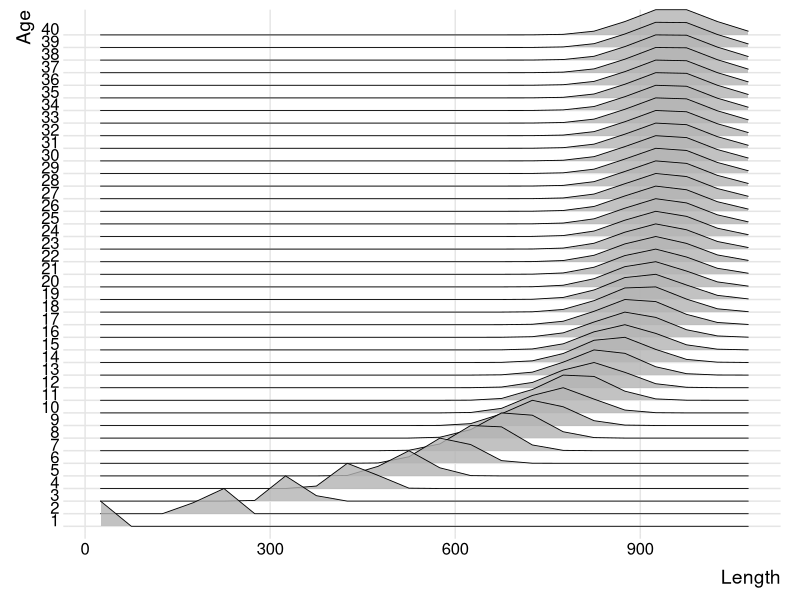
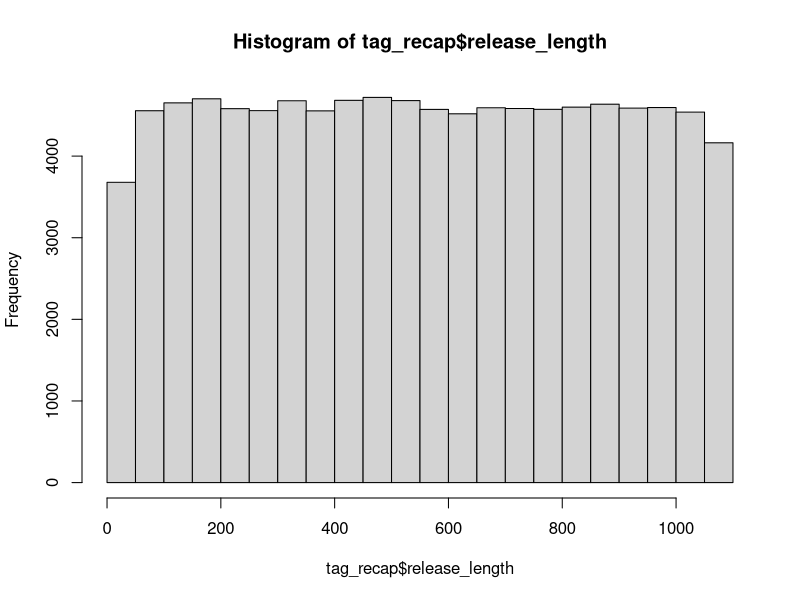
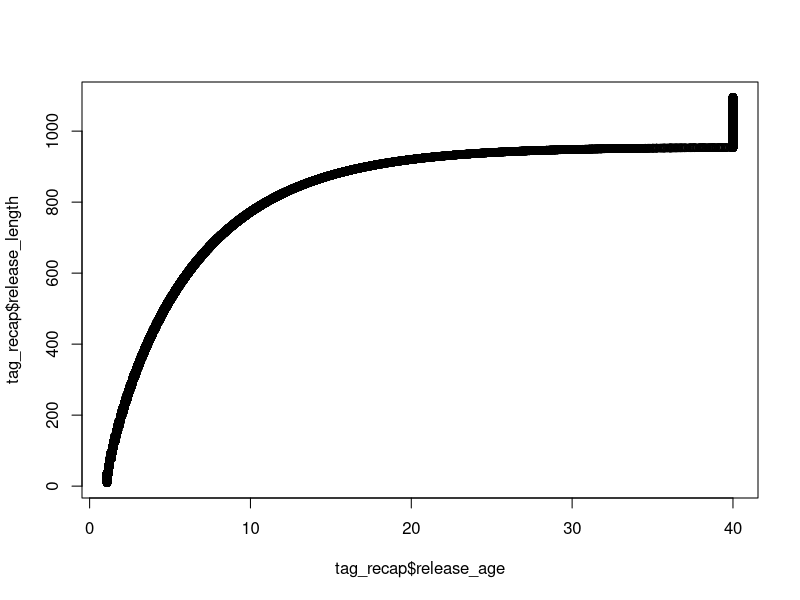
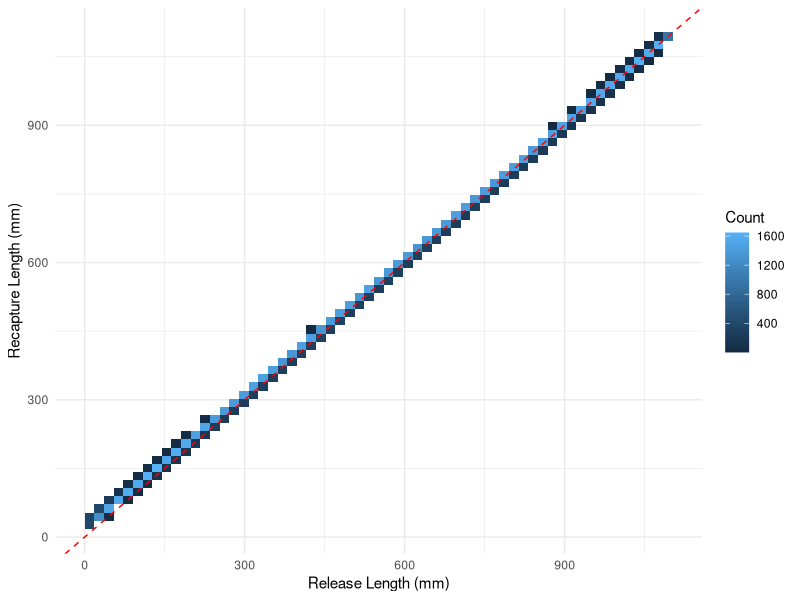
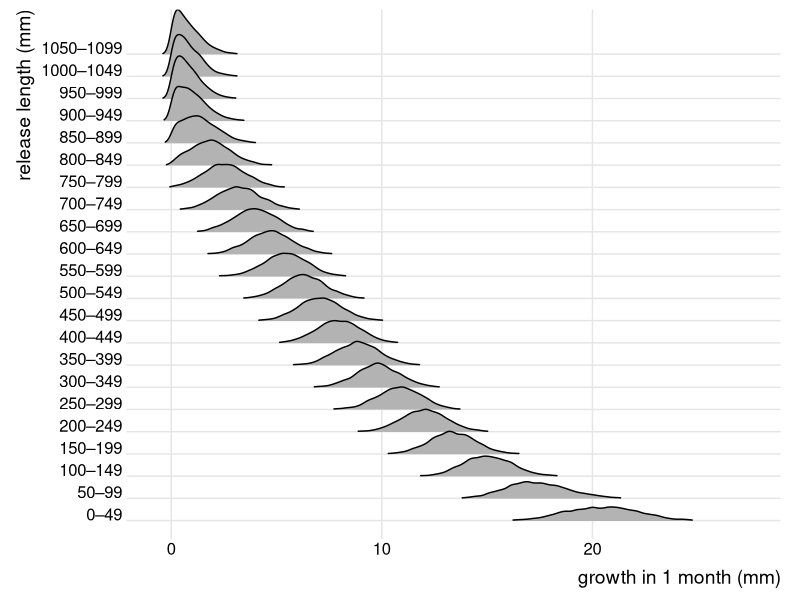
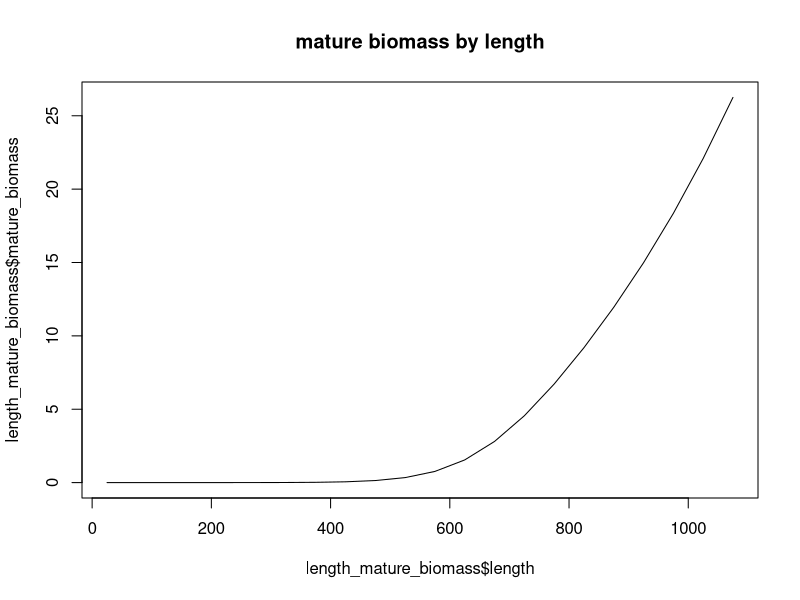
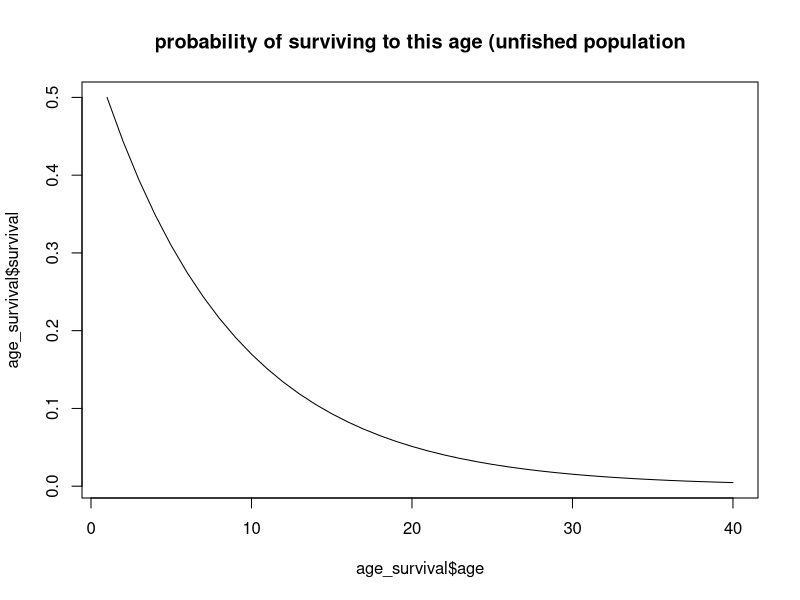
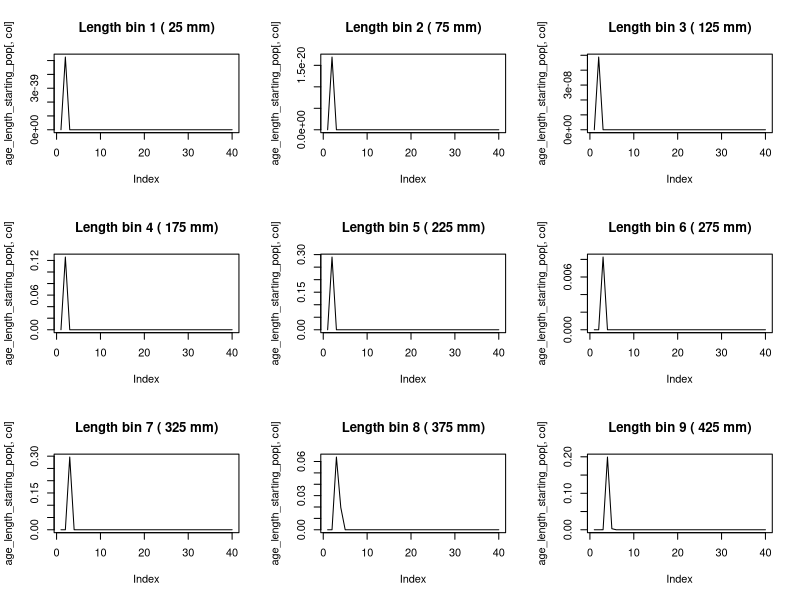

Here is the R script that generated these plots, in order: (Note: this script raises an error after producing the figures.)
# -----------------------------------------------------------------------------

# Project: Wadandi Pink Snapper Population Model
# Data:    Values from the literature
# Task:    Set up populations
# Author:  Lise Fournier-Carnoy / adapted from Charlotte Aston
# Date:    May 2026

# -----------------------------------------------------------------------------

# Status: May 2026 update: trying to switch from age-based to length-based system

# -----------------------------------------------------------------------------

rm(list = ls())

# Load libraries

library(tidyverse)
library(sf)
library(raster)
library(stringr)
library(forcats)
library(RColorBrewer)
library(geosphere)
library(abind)

# we need a population to start the C++ model.
# the start population must be stable and realistic, given the species, the size of the simulation area etc.
# for this, we must know (1.) how the species grows/matures, then (2.) what population size/structure the area *can* support (carrying capacity),
# which will allow us to calculate (3.) what the population size/structure would be under a stable amount of fishing.

# the first two steps are calculated in a 'per recruit' unit, which takes a hypothetical R0=1 recruit through all ages, calculating the hypothetical survival probability, maturity probability and mature biomass
# we then rescale the values from these two first steps to real numbers of fish.

# from this, we can calculate (4.) our start population.
# we need step 2. because the Beverton-Holt equation (which the C++ code runs) calculates density-dependent recruitment (limited by the carrying capacity)


## STEP 0: life history values ================================================

year_end <- 2024
year_start <- 1900
n_yrs <- 2024-1900 # number of years modelled

max_age <- 40 # table 4.2 https://library.dpird.wa.gov.au/cgi/viewcontent.cgi?article=1240&context=fr_rr#page=12.15


### length parameters ----

# Von Bertalanffy Parameters (from Table 2, lower west coast, both sexes combined, https://academic.oup.com/icesjms/article/74/1/180/2669555?login=false#186901916)
# Linf  <- 1136 # hypothetical asymptotic length at infinite age (mm)
# k     <- 0.12 # growth coefficient, (/year)
# t0    <- -0.42 # hypothetical age at length = 0 (y)

# Schnute equation parameters - found to fit Yijarup better, table 4.2 https://library.dpird.wa.gov.au/cgi/viewcontent.cgi?article=1240&context=fr_rr#page=12.15
l1 <- 0
l2 <- (927.2 + 915.9)/2 # average of females and males
t1 <- 0
t2 <- 20
a <- (0.160 + 0.168)/2 # "constant relative rate of relative growth rate", Schnute 1981, average of females and males
b <- (1.239 + 1.206)/2 # "incremental relative rate of relative growth rate", Schnute 1981, average of females and males

max_length <- 1095 # in mm, table 4.2 https://library.dpird.wa.gov.au/cgi/viewcontent.cgi?article=1240&context=fr_rr#page=12.15

# age-length standard deviation parameters, for Pinkies, table 1 in Crisafulli et al. 2025 https://www.sciencedirect.com/science/article/pii/S0165783624003023#sec0140
al_cv <- 0.066

# length bin size we'll use in the model
length_bin_size <- 50 # mm. i used 10mm previously but that makes the model too slow.

### weight parameters ----

# weight-length relationship (W = WLa*(forklength^WLb)) , table 4.2 https://library.dpird.wa.gov.au/cgi/viewcontent.cgi?article=1240&context=fr_rr#page=12.15
WLa <- 3.67*10^-5
WLb <- 2.83


### maturity parameters ----

# age at maturity
M50 <- (6.7 + 5.5)/2 # female male average, A50 in table 4.2 https://library.dpird.wa.gov.au/cgi/viewcontent.cgi?article=1240&context=fr_rr#page=12.15
M95 <- (12.9 + 12.3)/2 # female male average, A95 table 4.2 https://library.dpird.wa.gov.au/cgi/viewcontent.cgi?article=1240&context=fr_rr#page=12.15

# length at maturity
L50 <- 660 # females only available, L50 in table 4.2 https://library.dpird.wa.gov.au/cgi/viewcontent.cgi?article=1240&context=fr_rr#page=12.15
L95 <- 900 # females only available, L95 in table 4.2 https://library.dpird.wa.gov.au/cgi/viewcontent.cgi?article=1240&context=fr_rr#page=12.15


### spawning/recruitment parameters ----

prop_f <- 0.5 # proportion expected to be females

# Beverton-Holt Parameters
h   <- 0.75 # table 7.4 p.68 https://library.dpird.wa.gov.au/cgi/viewcontent.cgi?article=1240&context=fr_rr#page=12.15
R0  <- 1 # initial recruitment, hypothetical number. do not change!!

# batch fecundity = a * length^b
fecundity_a <- 9.436*10^-5 # table 4.2 https://library.dpird.wa.gov.au/cgi/viewcontent.cgi?article=1240&context=fr_rr#page=12.15
fecundity_b <- 3.359 # table 4.2 https://library.dpird.wa.gov.au/cgi/viewcontent.cgi?article=1240&context=fr_rr#page=12.15

hyperallo <- (1.26 + 1.14 + 1.33)/3 # THIS VALUE IS CORRECT FOR WEIGHT, NOT AGE OR LENGTH !! average from 3 Sparids in Barneche 2018 (1.26, 1.14 and 1.33)


### mortality/fishing parameters ----

M <- 0.12 # yearly natural mortality, table 4.2 https://library.dpird.wa.gov.au/cgi/viewcontent.cgi?article=1240&context=fr_rr#page=12.15

# selectivity - for now considered as the same for rec and commercial fishing, as even Wise et al. 2007 group them together, p.99. https://library.dpird.wa.gov.au/cgi/viewcontent.cgi?article=1206&context=fr_rr#page=94.59 
# parameter of selectivity ogive
V50 <- 3.701 # Table 6.3.8, v50 from https://researchlibrary.agric.wa.gov.au/cgi/viewcontent.cgi?article=1029&context=fr_rr
V95 <-  5.290 # Table 6.3.8, v95 from https://researchlibrary.agric.wa.gov.au/cgi/viewcontent.cgi?article=1029&context=fr_rr

PRM <- mean(c(0.15, 0.14, 0.16, 0.13, 0.17, 0.22, 0.20, 0.23, 0.19, 0.25, 0.15, 0.13, 0.16, 0.11, 0.19)) # post release mortality for our retention function, recreational south, p.109 in Fairclough 2021 https://library.dpird.wa.gov.au/cgi/viewcontent.cgi?article=1108&context=fr_rr#page=118.15

# McLennan et al. 2014 finds post-release survival after barotrauma treatment to be 88%, same for all depths, all sizes of fish.
# Maggs et al. 2024 finds the hook site (lip, body or gut) and depth both sig. affects PRM.
# Grixti et al. 2010 finds that PRM in deep waters (48%) is lower than shallow (97%).

eq.init.fish <-  0.025 # this is equilibrium instantaneous fishing mortality?? a low level of fishing effort to apply to the hypothetical fish population so that it stabilises for the burn-in.


## STEP 1: set up life history value ==========================================

# below we use the published life history values to obtain mean values of length-at-age and the weight-at-mean-length-at-age.
mean_life_hist <- data.frame(
  #age = seq(1, 1 + step * (max_age * 12 - 1), by = step)) %>% # each age (1, 2, 3 year old) is split into 12 - this was before i made this into a yearly thing.
  age = 1:max_age) %>%
  
  mutate(
    length = ((l1^b+(l2^b-l1^b))*((1-exp(-a*(age-t1)))/(1-exp(-a*(t2-t1)))))^(1/b), # this is the Schnute equation, replaces the VB equation.
    # length_vb = Linf * (1 - exp(-k * (age - t0))), # this is the old VB equation
    weight = WLa * (length^WLb) / 1000 # divide by 1000 to get in kg 
  ) %>% 
  glimpse()

# from this, let's add uncertainty (because not every 1yo fish will be the same length)
# we'll make a age x length matrix that tells us how likely it is that a fish of age x is of length a, b, c, etc.
lengths <- (0:(max_length)) # start at zero, but all lengths should start at 10mm (see here for post settlement juvenile size ref https://rsnz.onlinelibrary.wiley.com/doi/10.1080/00288330.2014.892013)

# define your length bins (e.g. 50mm bins)
bin_breaks <- seq(0, round(max_length, digits = -1), by = length_bin_size)
bin_labels <- seq_along(bin_breaks[-1])  # indices 1 to n_bins
lengths_bins <- lengths[seq(1, length(lengths), length_bin_size)] # 5cm bins

bin_mids <- bin_breaks[-length(bin_breaks)] + (length_bin_size/2)  # midpoints

length_age_matrix <- matrix(0,
                            nrow = length(mean_life_hist$age),
                            ncol = length(bin_mids), # length bins
                            dimnames = list(as.numeric(mean_life_hist$age), 
                                            as.numeric(bin_mids)))

schnute_length <- function(AGE, l1, l2, t1, t2, a, b) {
  L <- (l1^b + (l2^b - l1^b) * (1 - exp(-a * (AGE - t1))) / (1 - exp(-a * (t2 - t1))))^(1 / b)
  pmin(L, max_length)
} # this function is to obtain the expected length at AGE years old 

for (i in 1:nrow(length_age_matrix)) {
  
  biological_age <- i-1 # the model considers 1yo fish to be a full year old, even though they have just recruited. correct that
  
  if (biological_age == 0) {
    mean_length <- 10  # minimum recruit size in mm (post-settlement juvenile)
  } else {
    mean_length <- round(schnute_length(biological_age, l1, l2, t1, t2, a, b))
  }
  
  sd_length = al_cv * mean_length # eq. 3 from Francis et al. 2016, https://www.sciencedirect.com/science/article/pii/S0165783615000909
  
  length_age_matrix[i, ] <- dnorm(bin_mids, mean = mean_length, sd = sd_length)
} # this loops calculates how likely it is that a fish of age x is of each length y

length_age_matrix <- length_age_matrix / rowSums(length_age_matrix) # normalise so it all adds up to 1

dimnames(length_age_matrix) <- list(mean_life_hist$age, bin_mids)
summary(rowSums(length_age_matrix))  # should all be 1

# we also need to know the length-weight relationship for our lengths
length_weight <- data.frame(length = bin_mids) %>% 
  mutate(weight = WLa * (length^WLb) / 1000 # divide by 1000 to get in kg
         )

# okay so this matrix is going to be the base on which most things get calculated downstream.
library(ggridges)

# sanity check : the distribution of lengths at various ages
as.data.frame(length_age_matrix) %>% 
  mutate(age = as.numeric(rownames(length_age_matrix))) %>% 
  pivot_longer(cols = -age, names_to = "length_bin", values_to = "density") %>% 
  mutate(length_bin = as.numeric(length_bin)) %>% 
  group_by(age) %>% 
  mutate(density_scaled = density / max(density)) %>% # normalise each age to peak = 1
  ungroup() %>% 
  
  ggplot(aes(x = length_bin, y = factor(age), height = density_scaled, group = age)) +
  geom_ridgeline(scale = 2, alpha = 0.8, linewidth = 0.3) +
  labs(x = "Length", y = "Age") +
  theme_ridges(grid = TRUE)


## STEP 1.5: make a length transition matrix ==================================

# the length age matrix tells us the probability of a fish of age x to be of length y, but that doesnt tell us what length a fish of age x and length y will be at age x+1
# for this we need an age-transition matrix, of format length x length.
# age transition matrices are usually calculated with tag-recapture data. 
# i don't have that data, so i'll simulate it.


### A. release the fish! ----

set.seed(123)

# some mean life history
ages = seq(1, max_age, by = 1/12) # monthly ages.
lengths = as.numeric(colnames(length_age_matrix)) # the midpoints of the length bins

# catch, tag, and release some fish!
n_fish  <- 100000

tag_recap <- data.frame( # random set of lengths between min and max
  release_length = runif(n_fish, min = 10, max = max_length) # random lengths >10mm (min juvenile size)
) %>% 
  glimpse()

hist(tag_recap$release_length)


### B. pretend you know the age of these released fish ----

mu_by_age <- schnute_length(ages-1, l1, l2, t1, t2, a, b) # this is the mean length for all ages that a fish can be (monthly) - age-1 because otherwise it treats the new recruits (1 year old in the model) as fish that should be 200mm, so growth of 200mm in 1month... not possible.
sd_by_age <- mu_by_age * al_cv # this is the variability around the mean length, for all ages that a fish can be.

age_likelihoods <- function(LENGTH) {
  dnorm(LENGTH, mean = mu_by_age, sd = sd_by_age)
} # this gives us the probability that a fish of a length x is of each age y.

tag_recap$release_age <- sapply(tag_recap$release_length, function(LENGTH) {
  len_capped <- min(LENGTH, max(lengths_bins)) # prevent fish from being larger than the limit
  liks <- age_likelihoods(len_capped) # finds how likely each age is for that length
  liks <- liks / sum(liks) # normalise to get the relative likelihood of each age
  #sum(ages * liks) # get the weighted average age
  ages[which.max(liks)] 
  
}) # this obtains the age (as an average from the likely ages) for every fish we released

tail(tag_recap)

plot(x = tag_recap$release_age, y = tag_recap$release_length) # the largest fish are assigned to the oldest age class.


### C. one month later, catch the fish again! ----

# one month later, we go back and capture the fish again
tag_recap$recapture_age <- tag_recap$release_age + (1/12)

mu_release   <- schnute_length(tag_recap$release_age - 1, l1, l2, t1, t2, a, b)
mu_recap_age <- schnute_length(tag_recap$recapture_age - 1, l1, l2, t1, t2, a, b)

growth_increment <- pmax(mu_recap_age - mu_release, 0)
sd_recap <- pmax(al_cv * growth_increment, 1) # minimum growth is 1mm per month

# we have to randomly decide what length the fish will be one year after release, according to mu & sd,
# keeping in mind that fish can't shrink.
library(truncnorm)
# so rtruncnorm will do "okay this fish was release at __mm, one year later its length will be randomly selected from a normal distribution that makes sense for its age (mu & sd), keeping in mind the min length (release length) and max length."
tag_recap$recapture_length <- rtruncnorm(
  n    = n_fish,
  a    = tag_recap$release_length, # lower bound (no shrinkage)
  b    = max_length, # upper bound (largest size)
  mean = tag_recap$release_length + growth_increment,
  sd   = sd_recap
)

tag_recap$growth <- tag_recap$recapture_length - tag_recap$release_length
# cool beans, we now have a fully structured tag-recapture dummy dataset to base our age-transition matrix on.

# check it over
ggplot(tag_recap, aes(x = release_length, y = recapture_length)) +
  geom_bin2d(bins = 60) +
  geom_abline(slope = 1, intercept = 0, colour = "red", linetype = "dashed") +
  labs(x = "Release Length (mm)", y = "Recapture Length (mm)", fill = "Count") +
  theme_minimal()

# here fish cannot grow more than 100mm per month (makes sense). largest fish can't really grow more than the max, so the density is close to zero
tag_recap %>%
  filter(!is.na(growth)) %>%
  mutate(length_bin = factor(
    paste0(floor(release_length / 50) * 50, "–", floor(release_length / 50) * 50 + 49),
    levels = paste0(
      seq(floor(min(release_length, na.rm=TRUE)/50)*50,
          floor(max(release_length, na.rm=TRUE)/50)*50, by=50),
      "–",
      seq(floor(min(release_length, na.rm=TRUE)/50)*50,
          floor(max(release_length, na.rm=TRUE)/50)*50, by=50) + 49
    )
  )) %>%
  ggplot(aes(x = growth, y = length_bin)) +
  geom_density_ridges_gradient(scale = 2, rel_min_height = 0.01) +
  labs(x = "growth in 1 month (mm)", y = "release length (mm)") +
  theme_ridges()


### XX okay now the length transition matrix ----

glimpse(tag_recap)

n_bins <- length(bin_labels)

ATM <- matrix(0, nrow = n_bins, ncol = n_bins)
rownames(ATM) <- bin_mids
colnames(ATM) <- bin_mids
# assign each fish to release and recapture bins
tag_recap$release_bin <- cut(tag_recap$release_length, 
                             breaks = bin_breaks, labels = FALSE)
tag_recap$recapture_bin <- cut(tag_recap$recapture_length, 
                               breaks = bin_breaks, labels = FALSE)


for (i in 1:n_bins) {
  current_lower_edge <- bin_breaks[i]  # lower edge of bin i
  fish <- tag_recap[tag_recap$release_bin == i, ] # find all the fish that were released at this length bin.
  
  mu_recap <- mean(fish$recapture_length, na.rm = T) # find their average recapture length
  sigma_recap <- sd(fish$recapture_length, na.rm = T) # and the SD of the recapture length
  
  # for each bin i, what is the probability of being that length, given the recapture data (p(length bin) is p(bin upper bound) - p(bin lower bound))
  probs <- pnorm(bin_breaks[-1], mu_recap, sigma_recap) - pnorm(bin_breaks[-length(bin_breaks)], mu_recap, sigma_recap)
  
  probs[bin_breaks[-length(bin_breaks)] < current_lower_edge] <- 0  # no shrinkage, zero out smaller bins.
  
  ATM[i,] <- probs / sum(probs) # scale so it all adds up to 1
}

tail(ATM) # and that's the age transition matrix!


## STEP 2: set up a hypothetical unfished population ==========================

# the goal here is to calculate what the distribution of mature biomass looks like for a hypothetical population.
# what this means is that for a hypothetical recruitment of R0 = 1, where is the bulk of biomass across lengths and ages?
# this whole setup is made to obtain a single value: unfished_female_spawning_biomass.
# we use this downstream.

# calculate maturity and mature biomass across all lengths
length_mature_biomass <- data.frame(
  length = bin_mids
  ) %>% 
  mutate(
  weight = WLa * (length^WLb) / 1000
  ) %>% 
  mutate(
    maturity = 1/(1+(exp(-log(19)*((length-L50)/(L95-L50))))), # you can replace length, l50, and l95 with age, M50, and M95 if you wish, but length determines maturity better than age
    mature_biomass = maturity * weight^hyperallo
  ) %>% 
  glimpse()

plot(x = length_mature_biomass$length, 
     y = length_mature_biomass$mature_biomass, 
     main = "mature biomass by length", 
     type = "l")


# calculate natural survival in each age group
age_survival <- data.frame(
  age = mean_life_hist$age,
  survival = NA
) %>% 
  glimpse()
age_survival[1, "survival"] <- R0*prop_f # survival probability on age 1
for (r in 2:nrow(age_survival)){
  age_survival[r, "survival"] <- age_survival[r-1, "survival"]*exp(-M) 
} # this calculates the survival in the next age based on the previous age

plot(x = age_survival$age, 
     y = age_survival$survival,
     main = "probability of surviving to this age (unfished population", 
     type = "l")


# put it all together
length_age_matrix[1,] <- 0 # fill babies 
unfished_pop_ssb <- sweep(length_age_matrix, MARGIN = 2, length_mature_biomass$mature_biomass, FUN = "*")
test <- sweep(unfished_pop_ssb, MARGIN = 1, age_survival$survival, FUN = "*")

# below we are taking a hypothetical female, which we weigh every year, to figure out how much total spawning biomass it contributes over its lifetime. (taking into account natural mortality)
# with the matrix, we're kind of collapsing the uncertainty in length (summing), so that we get a single value.
unfished_female_spawning_biomass <- sum(test)
unfished_female_spawning_biomass # about 24kg


### Calculate Beverton-Holt parameters for the unfished population ----

alpha <- (unfished_female_spawning_biomass/R0)*((1-h)/(4*h)) 
beta <- ((h-0.2)/(0.8*h*R0))


## STEP 3: set up a hypothetical fished population ============================

# we need to calculate things for a hypothetical fished population.
# survival is a little different when you add fishing mortality, so we need to recalculate.

# we have biomass across lengths from the previous step
glimpse(length_mature_biomass)

fished_pop_setup <- data.frame(age = mean_life_hist$age) %>% 
  mutate(selectivity = 1 / (1 + exp(-log(19) * ((age - V50) / (V95 - V50)))), # selectivity at each age (this is probably a length-based process but the stock assessment reports age-based values for V50 and V95)
         fishing_mortality = selectivity * eq.init.fish, # fishing mortality
         total_mortality = fishing_mortality + M
         )
head(fished_pop_setup)

# Calculate survival for the fished population
fished_pop_setup <- fished_pop_setup %>% 
  mutate(survival = NA) %>% 
  glimpse()

fished_pop_setup[1, "survival"] <- R0*prop_f # survival probability on age 1

for (r in 2:nrow(fished_pop_setup)){
  fished_pop_setup[r, "survival"] <- fished_pop_setup[r-1, "survival"]*exp(-fished_pop_setup[r-1, "total_mortality"]) # Divide by the time step here
} # this calculates the survival in the next age based on the previous age

# put it all together
fished_pop_ssb <- sweep(length_age_matrix, MARGIN = 2, length_mature_biomass$mature_biomass, FUN = "*")
fished_pop_ssb <- sweep(fished_pop_ssb, MARGIN = 1, fished_pop_setup$survival, FUN = "*")

# below we are taking a hypothetical female, which we weigh every year (12th month), to figure out how much total spawning biomass it contributes over its lifetime.
# with the matrix, we're kind of collapsing the uncertainty (summing), so that we get a single value.
fished_female_spawning_biomass <- sum(fished_pop_ssb)
fished_female_spawning_biomass # about 18kg, lower than unfished, which makes sense because a fished population will have fewer big fish (spawners)


### Spawner per recruit and equilibrium recruitment ----

spr <- fished_female_spawning_biomass/unfished_female_spawning_biomass 
(1 - spr) # this says 'under fished equilibrium, 1 recruit loses ~24% (1-spr) of its reproductive output over her lifetime compared to unfished equilibrium'
equil_recr <- (fished_female_spawning_biomass-alpha)/(beta*fished_female_spawning_biomass) 
equil_recr # this says 'however, under fished equilibrium, 1 recruit produces ~97% of its unfished recruitment (because there is lower density of fish)
# the density-dependence is visible here: fewer spawners = population below carrying capacity = more recruits


## STEP 4: set up the starting population =====================================

## so far the fished and unfished populations and spawning biomasses were hypothetical, for a single recruit.
## here we scale the spawning biomasses to the level of recruitment, to make a starting population.
## first it's age-based, then we transform it into a age-length-based structure.

init_recr <- 1 # in thousands - 4000 is too small

# calculate initial fished recruitment (how many new fish from the fished population)
init_fished_recr <- (fished_female_spawning_biomass-alpha) / (fished_female_spawning_biomass*beta) * init_recr 

# calculate initial unfished spawning biomass - this is the carrying capacity for the size of our model, defined by init_recr
init_unfished_f_sb <- init_fished_recr * unfished_female_spawning_biomass

# calculate initial fished spawning biomass - this is the spawning biomass of our starting population
init_fished_f_sb <- init_fished_recr * fished_female_spawning_biomass

# calculate new Beverton-Holt parameters - because we have a different initial recruitment value, alpha and beta will change.
alpha <- (init_unfished_f_sb / init_fished_recr) * ((1-h) / (4*h))
beta <- ((h-0.2) / (0.8*h*init_fished_recr))

# calculate number of female recruits in the next time step
n_f_recr <- (init_fished_f_sb/(alpha+beta*init_fished_f_sb))*prop_f # originally Charlotte had init_unfished_sb/(alpha...) but i think that's incorrect

age_starting_pop <- data.frame(
  age = mean_life_hist$age,
  n = NA
  )

age_starting_pop[1, "n"] <- n_f_recr

for (r in 2:(max_age)){ 
  age_starting_pop[r, "n"] <- age_starting_pop[r-1, "n"] * exp(-fished_pop_setup[r-1, "total_mortality"])
} # this calculates the survival in the next age based on the previous age using total mortality from our fished population


# okay so now we know that our starting population has ~2400 fish of age 1, but not all will be the same length. we'll use our age-length matrix to figure out how many there are of each length.
age_length_starting_pop <- sweep(length_age_matrix, MARGIN = 1, age_starting_pop[, "n"], FUN = "*")
dim(age_length_starting_pop)

bins_to_plot <- c(1:9)
par(mfrow = c(3, 3))
lapply(bins_to_plot, function(col) {
  plot(age_length_starting_pop[, col], type = "l",
       #ylim = c(0, 2000),
       main = paste("Length bin", col, "(", bin_mids[col], "mm)"))
})

## you can see as fish age, there's more and more uncertainty about their age. that's exactly what we want.
## these fish form our starting population for the model
## at the end of the year the spawning stock biomass of all females will be calculated to generate recruitment for the next year
## alpha and Beta need to be recorded for use in the next step of the model

## Selectivity-retention for the fish in the model ----------------------------

# we want to make a matrix that tells us for every month of every year, how likely is it that a fish of length x gets caught and kept by a fisher.

# first we translate selectivity to a length-based vector, so that the selectivity-retention has the same number of values to calculate things on.
fished_pop_setup$selectivity

# we'll use the selectivity-at-age to approximate a selectivity-at-length
sel_at_age <- data.frame(age = mean_life_hist$age, selectivity = fished_pop_setup$selectivity)
sel_at_length <- data.frame(
  length     = bin_mids,
  selectivity = NA
)

sel_at_age <- approx(
  x = mean_life_hist$age,
  y = fished_pop_setup$selectivity,
  xout = mean_life_hist$age,
  rule = 2
)$y

length_to_sel <- approxfun( # linear interpolation between selectivity-at-age and -at-length
  x = mean_life_hist$length,
  y = sel_at_age,
  rule = 2
)

sel_at_length$selectivity <- length_to_sel(as.numeric(sel_at_length$length) + 5) # apply the interpolation to the length bins

# manually fill bins that are too-big and too-small (they're not observed in the sel-at-age so need to be manually filled)
sel_at_length$selectivity[as.numeric(sel_at_length$length) + 5 < min(mean_life_hist$length)] <- 0
sel_at_length$selectivity[as.numeric(sel_at_length$length) + 5 > max(mean_life_hist$length)] <- 1

## okay now to calculate things
ret <- array(0,
             dim = c(ncol(length_age_matrix)), 
             dimnames = list(colnames(length_age_matrix)))

sel_ret <- array(0,
                 dim = c(ncol(length_age_matrix), n_yrs+1), 
                 dimnames = list(colnames(length_age_matrix), year_start:year_end))

mll_changes <- data.frame( # minimum legal length (MLL) changes
  year = c(1913, 1977, 1988, 2008, 2009),
  mll =  c(279,  380,  410,  450,  500)
)

for (YEAR in year_start:year_end) {
  
  current_mll <- if (YEAR < min(mll_changes$year)) 0 else (
    tail(mll_changes$mll[mll_changes$year <= YEAR], 1)
  )
  
  # retention: the % of fish of each size that are kept by fishers. changes with MLL legislation
  lengths <- as.numeric(rownames(sel_ret))
  ret <- ifelse(lengths < current_mll, 0, # fish that are too small will not be kept
                ifelse(lengths < current_mll + 5, 0.5, # fish around the MLL will not all be kept
                       0.95)) # and the larger fish will mostly be kept, but not all
  
  # landings: the % of fish of each length that can be caught and will be retained
  landings = sel_at_length$selectivity * ret
  # discards: the % of fish of each length that can be caught but will be chucked back
  discards = sel_at_length$selectivity * (1 - ret)
  
  # selectivity-retention: the % of fish of each age (in each year) that will die from fishing activities (caught, and either kept, or chucked back and die)
  sel_ret[, as.character(YEAR)] = landings + (PRM * discards)
  
}
head(sel_ret)

par(mfrow=c(1, 1))
plot(sel_ret[,1], type = "l")

## Saving files ---------------------------------------------------------------

# initial population
saveRDS(age_length_starting_pop, file = paste0("data/output_data/05_starting_population.rds"))

# number of length bins
bin_mids
saveRDS(bin_mids, file = "data/output_data/05_length_bins.rds")

# age-transition matrix
saveRDS(ATM, "data/output_data/05_age_transition_matrix.rds")

# selectivity
selectivity <- fished_pop_setup$selectivity
saveRDS(selectivity, file = "data/output_data/05_selectivity.rds")
saveRDS(sel_ret, file = "data/output_data/05_selectivity_retention.rds")

# maturity
maturity <- length_mature_biomass$maturity
saveRDS(maturity, file = "data/output_data/05_maturity.rds")

# weight of each age group
weight <- length_weight$weight
saveRDS(weight, file = "data/output_data/05_weight.rds")

# Beverton-Holt parameters
saveRDS(alpha, file = "data/output_data/05_Beverton-Holt_alpha.rds")
saveRDS(beta, file = "data/output_data/05_Beverton-Holt_beta.rds")

### END ###
